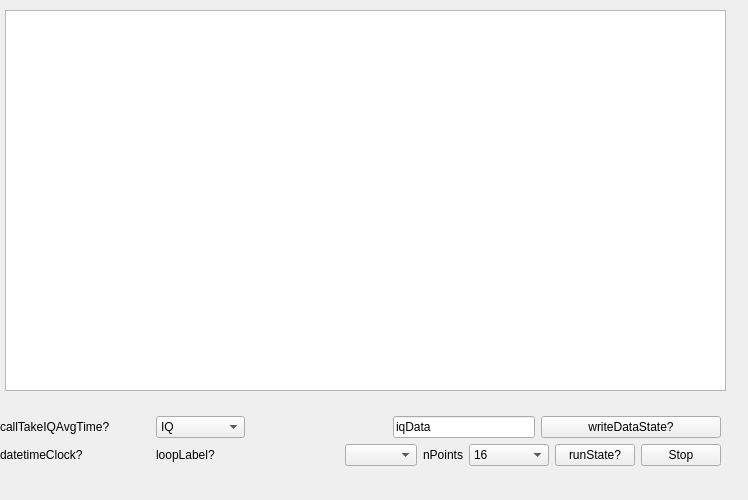
<?xml version="1.0" encoding="UTF-8"?>
<ui version="4.0">
 <class>Form</class>
 <widget class="QWidget" name="Form">
  <property name="geometry">
   <rect>
    <x>0</x>
    <y>0</y>
    <width>748</width>
    <height>500</height>
   </rect>
  </property>
  <property name="windowTitle">
   <string>Form</string>
  </property>
  <widget class="QWidget" name="verticalLayoutWidget">
   <property name="geometry">
    <rect>
     <x>0</x>
     <y>394</y>
     <width>721</width>
     <height>72</height>
    </rect>
   </property>
   <layout class="QVBoxLayout" name="verticalLayout">
    <item>
     <spacer name="verticalSpacer">
      <property name="orientation">
       <enum>Qt::Vertical</enum>
      </property>
      <property name="sizeHint" stdset="0">
       <size>
        <width>20</width>
        <height>40</height>
       </size>
      </property>
     </spacer>
    </item>
    <item>
     <layout class="QHBoxLayout" name="horizontalLayout_4">
      <item>
       <widget class="QLabel" name="callIQTakeAvgTime">
        <property name="minimumSize">
         <size>
          <width>150</width>
          <height>0</height>
         </size>
        </property>
        <property name="text">
         <string>callTakeIQAvgTime?</string>
        </property>
       </widget>
      </item>
      <item>
       <widget class="QComboBox" name="whatToPlot">
        <item>
         <property name="text">
          <string>IQ</string>
         </property>
        </item>
        <item>
         <property name="text">
          <string>MagPhase</string>
         </property>
        </item>
       </widget>
      </item>
      <item>
       <spacer name="horizontalSpacer_2">
        <property name="orientation">
         <enum>Qt::Horizontal</enum>
        </property>
        <property name="sizeHint" stdset="0">
         <size>
          <width>40</width>
          <height>20</height>
         </size>
        </property>
       </spacer>
      </item>
      <item>
       <widget class="QLineEdit" name="fileNamePrefix">
        <property name="text">
         <string>iqData</string>
        </property>
       </widget>
      </item>
      <item>
       <widget class="QPushButton" name="writeDataState">
        <property name="minimumSize">
         <size>
          <width>180</width>
          <height>0</height>
         </size>
        </property>
        <property name="text">
         <string>writeDataState?</string>
        </property>
       </widget>
      </item>
     </layout>
    </item>
    <item>
     <layout class="QHBoxLayout" name="horizontalLayout">
      <item>
       <widget class="QLabel" name="datetimeClock">
        <property name="minimumSize">
         <size>
          <width>150</width>
          <height>0</height>
         </size>
        </property>
        <property name="text">
         <string>datetimeClock?</string>
        </property>
       </widget>
      </item>
      <item>
       <widget class="QLabel" name="loopLabel">
        <property name="text">
         <string>loopLabel?</string>
        </property>
       </widget>
      </item>
      <item>
       <spacer name="horizontalSpacer">
        <property name="orientation">
         <enum>Qt::Horizontal</enum>
        </property>
        <property name="sizeHint" stdset="0">
         <size>
          <width>40</width>
          <height>20</height>
         </size>
        </property>
       </spacer>
      </item>
      <item>
       <widget class="QComboBox" name="iFreq"/>
      </item>
      <item>
       <widget class="QLabel" name="label">
        <property name="text">
         <string>nPoints</string>
        </property>
       </widget>
      </item>
      <item>
       <widget class="QComboBox" name="nPoints">
        <property name="minimumSize">
         <size>
          <width>80</width>
          <height>0</height>
         </size>
        </property>
        <item>
         <property name="text">
          <string>16</string>
         </property>
        </item>
        <item>
         <property name="text">
          <string>64</string>
         </property>
        </item>
        <item>
         <property name="text">
          <string>256</string>
         </property>
        </item>
        <item>
         <property name="text">
          <string>1024</string>
         </property>
        </item>
       </widget>
      </item>
      <item>
       <widget class="QPushButton" name="runState">
        <property name="text">
         <string>runState?</string>
        </property>
       </widget>
      </item>
      <item>
       <widget class="QPushButton" name="stop">
        <property name="cursor">
         <cursorShape>ClosedHandCursor</cursorShape>
        </property>
        <property name="text">
         <string>Stop</string>
        </property>
       </widget>
      </item>
     </layout>
    </item>
   </layout>
  </widget>
  <widget class="GraphicsLayoutWidget" name="graphicsLayoutWidget">
   <property name="geometry">
    <rect>
     <x>5</x>
     <y>10</y>
     <width>721</width>
     <height>381</height>
    </rect>
   </property>
  </widget>
 </widget>
 <customwidgets>
  <customwidget>
   <class>GraphicsLayoutWidget</class>
   <extends>QGraphicsView</extends>
   <header location="global">pyqtgraph</header>
  </customwidget>
 </customwidgets>
 <resources/>
 <connections/>
</ui>
